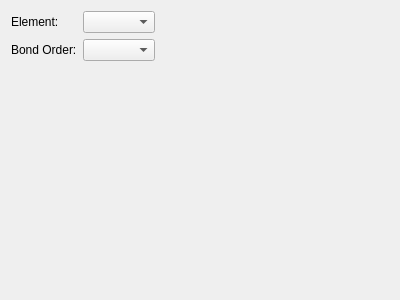
<?xml version="1.0" encoding="UTF-8"?>
<ui version="4.0">
 <class>Avogadro::QtPlugins::EditorToolWidget</class>
 <widget class="QWidget" name="Avogadro::QtPlugins::EditorToolWidget">
  <property name="geometry">
   <rect>
    <x>0</x>
    <y>0</y>
    <width>400</width>
    <height>300</height>
   </rect>
  </property>
  <property name="windowTitle">
   <string>Form</string>
  </property>
  <layout class="QFormLayout" name="formLayout">
   <property name="fieldGrowthPolicy">
    <enum>QFormLayout::ExpandingFieldsGrow</enum>
   </property>
   <item row="0" column="0">
    <widget class="QLabel" name="label">
     <property name="text">
      <string>Element:</string>
     </property>
    </widget>
   </item>
   <item row="0" column="1">
    <widget class="QComboBox" name="element"/>
   </item>
   <item row="1" column="0">
    <widget class="QLabel" name="label_2">
     <property name="text">
      <string>Bond Order:</string>
     </property>
    </widget>
   </item>
   <item row="1" column="1">
    <widget class="QComboBox" name="bondOrder"/>
   </item>
  </layout>
 </widget>
 <resources/>
 <connections/>
</ui>
